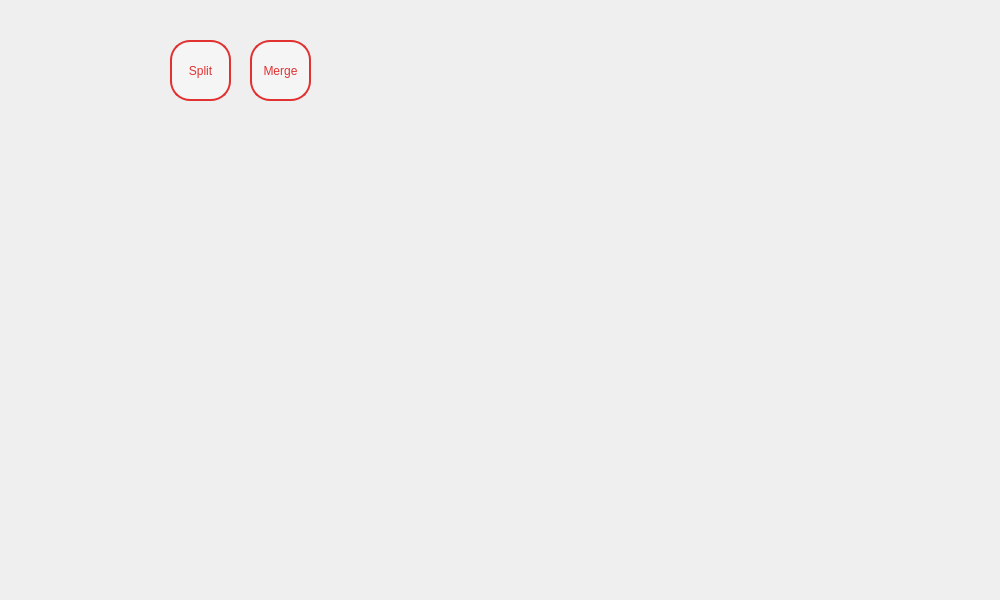
<?xml version="1.0" encoding="UTF-8"?>
<ui version="4.0">
 <class>Dialog</class>
 <widget class="QDialog" name="Dialog">
  <property name="geometry">
   <rect>
    <x>0</x>
    <y>0</y>
    <width>1000</width>
    <height>600</height>
   </rect>
  </property>
  <property name="windowTitle">
   <string>Dialog</string>
  </property>
  <widget class="QWidget" name="background" native="true">
   <property name="geometry">
    <rect>
     <x>0</x>
     <y>0</y>
     <width>1000</width>
     <height>600</height>
    </rect>
   </property>
   <property name="styleSheet">
    <string notr="true">QWidget#background{
	background-color: qlineargradient(spread:pad, x1:0, y1:0, x2:1, y2:0.227, stop:0 rgba(180, 180, 180, 	255), stop:1 rgba(255, 255, 255, 255));
}</string>
   </property>
   <widget class="QPushButton" name="pushButton">
    <property name="geometry">
     <rect>
      <x>170</x>
      <y>40</y>
      <width>61</width>
      <height>61</height>
     </rect>
    </property>
    <property name="styleSheet">
     <string notr="true">background-color: rgba(250, 250, 250, 125);

font: 25 bold 10pt &quot;Segoe UI&quot;;
color: rgb(225,50,50);

border-style: solid;
border-width: 2px;
border-radius: 20px;
border-color: rgb(225,50,50);</string>
    </property>
    <property name="text">
     <string>Split</string>
    </property>
   </widget>
   <widget class="QPushButton" name="pushButton_2">
    <property name="geometry">
     <rect>
      <x>250</x>
      <y>40</y>
      <width>61</width>
      <height>61</height>
     </rect>
    </property>
    <property name="styleSheet">
     <string notr="true">background-color: rgba(250, 250, 250, 125);

font: 25 bold 10pt &quot;Segoe UI&quot;;
color: rgb(225,50,50);

border-style: solid;
border-width: 2px;
border-radius: 20px;
border-color: rgb(225,50,50);</string>
    </property>
    <property name="text">
     <string>Merge</string>
    </property>
   </widget>
   <widget class="QWidget" name="verticalLayoutWidget">
    <property name="geometry">
     <rect>
      <x>130</x>
      <y>140</y>
      <width>741</width>
      <height>381</height>
     </rect>
    </property>
    <layout class="QVBoxLayout" name="verticalLayout"/>
   </widget>
  </widget>
 </widget>
 <resources/>
 <connections/>
</ui>
